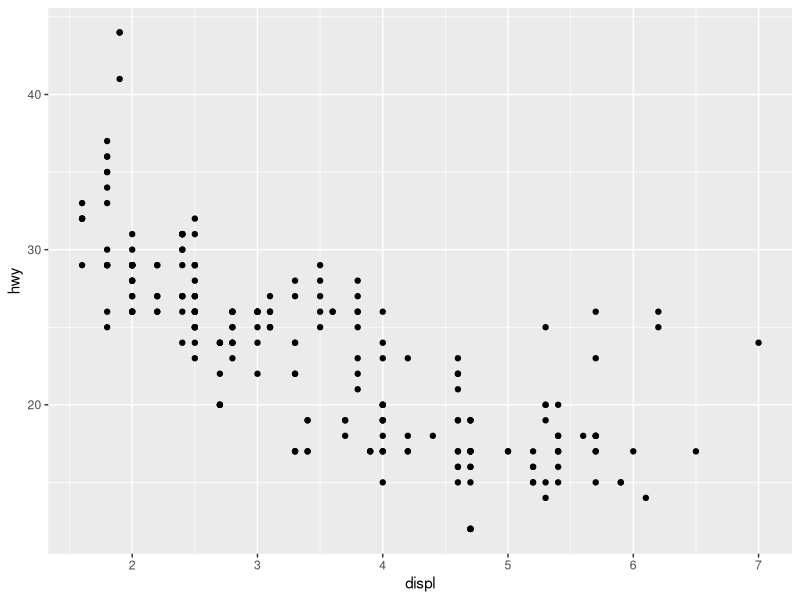
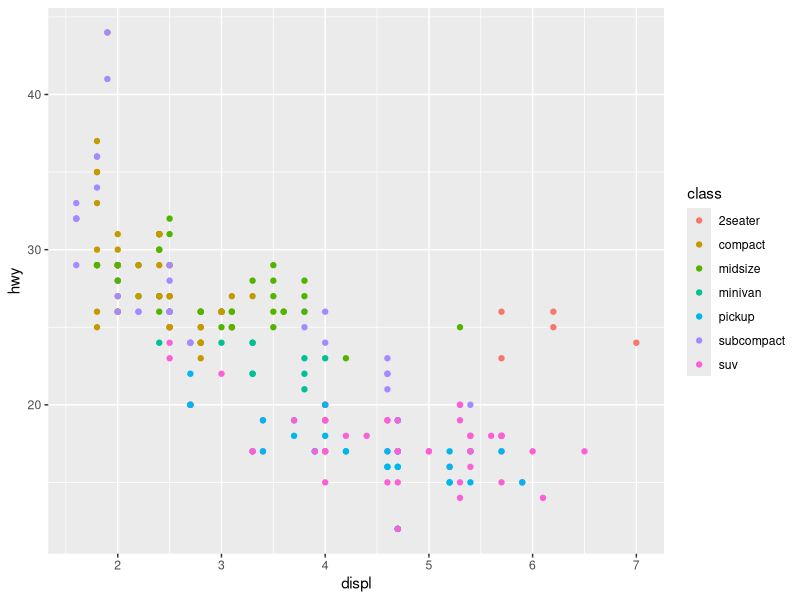
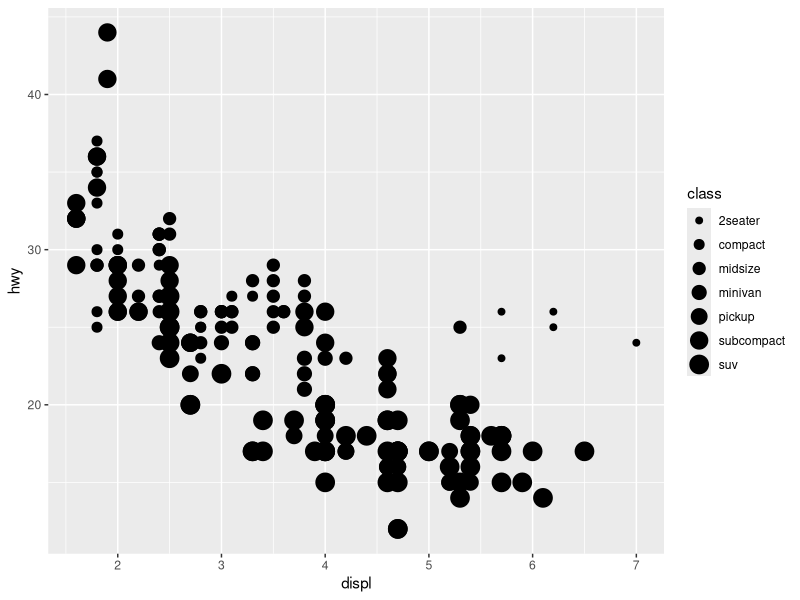
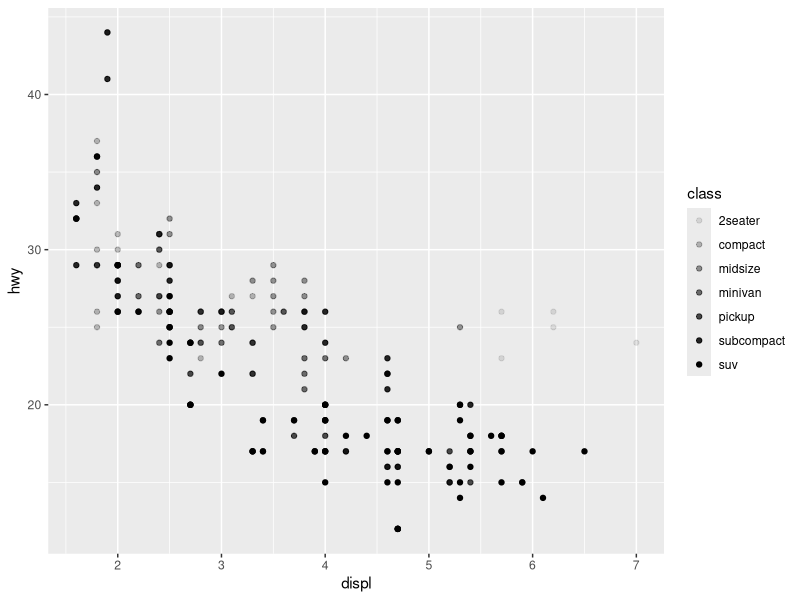
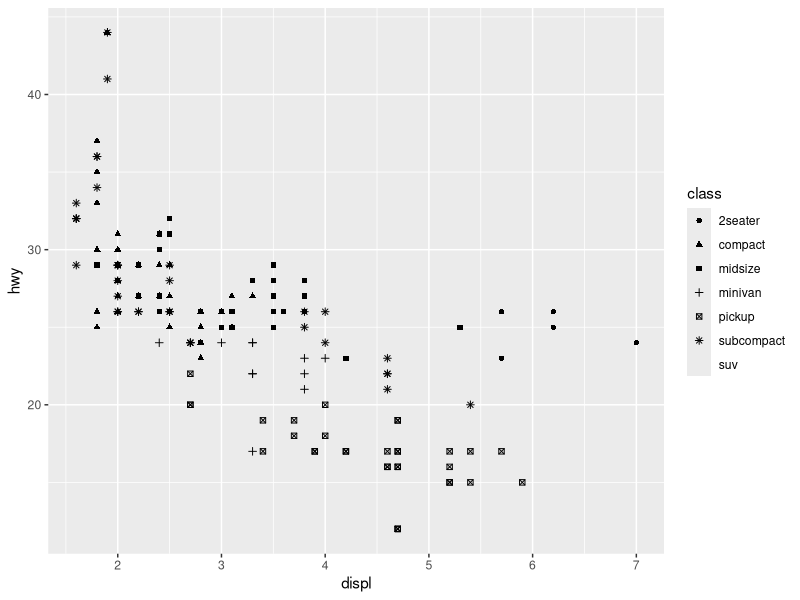
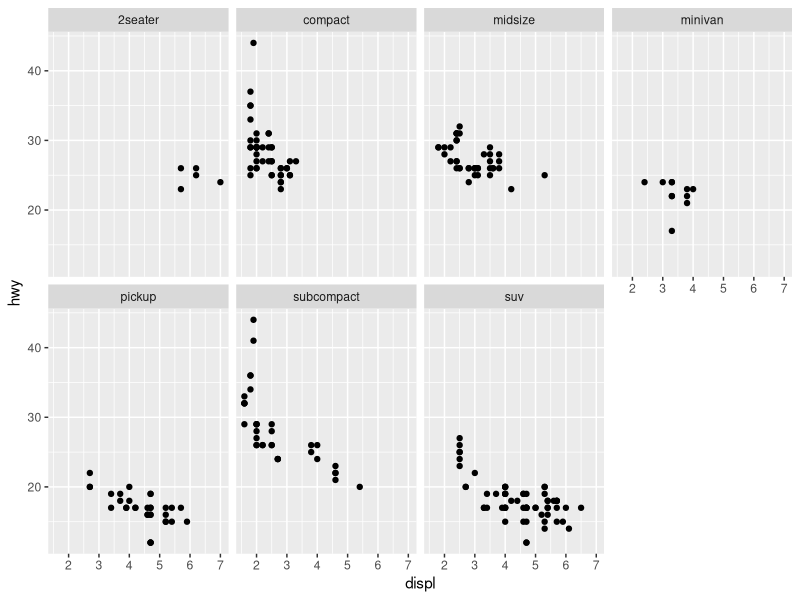
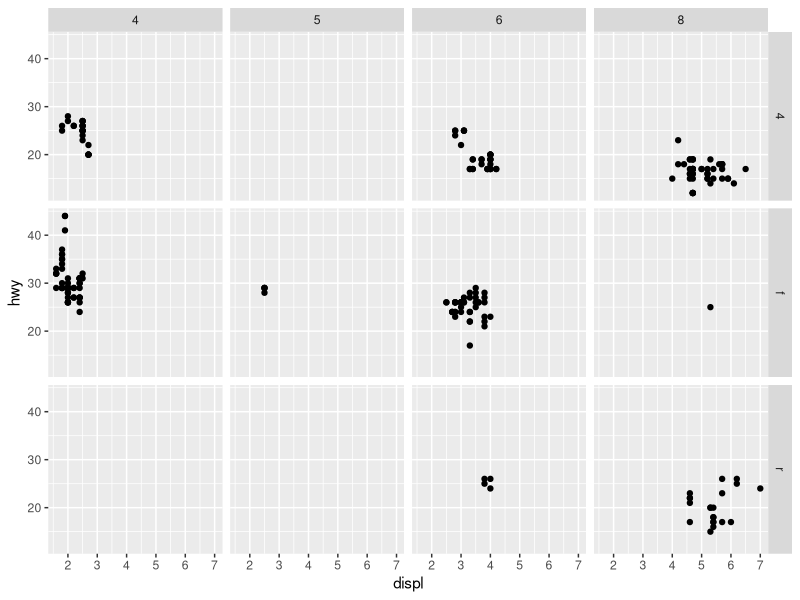
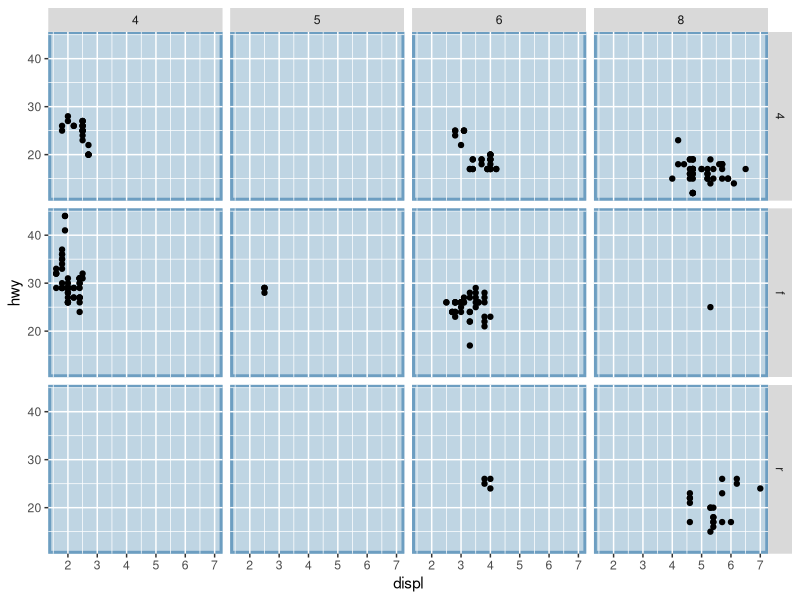

Reproduce these figures in R, in order. (Note: this script raises an error after producing the figures.)
library(tidyverse)
library(ggplot2)

#scater plots
ggplot(data = mpg) + 
  geom_point(mapping = aes(x = displ, y = hwy))

#with color per class
ggplot(data = mpg) + 
  geom_point(mapping = aes(x = displ, y = hwy, color = class))

#with size per class
ggplot(data = mpg) + 
  geom_point(mapping = aes(x = displ, y = hwy, size = class))
#> Warning: Using size for a discrete variable is not advised.

# Left
ggplot(data = mpg) + 
  geom_point(mapping = aes(x = displ, y = hwy, alpha = class))

# Right
ggplot(data = mpg) + 
  geom_point(mapping = aes(x = displ, y = hwy, shape = class))

# Split the plot inti facets
ggplot(data = mpg) + 
  geom_point(mapping = aes(x = displ, y = hwy)) + 
  facet_wrap(~ class, nrow = 2)

#facet the plot on the combination of two varibles
ggplot(data = mpg) + 
  geom_point(mapping = aes(x = displ, y = hwy)) + 
  facet_grid(drv ~ cyl)

#adding some backgraound theme
p <- ggplot(data = mpg) + 
  geom_point(mapping = aes(x = displ, y = hwy)) + 
  facet_grid(drv ~ cyl)

p + theme(
  panel.background = element_rect(fill = "#BFD5E3", colour = "#6D9EC1",
                                  size = 2, linetype = "solid"),
  panel.grid.major = element_line(size = 0.5, linetype = 'solid',
                                  colour = "white"), 
  panel.grid.minor = element_line(size = 0.25, linetype = 'solid',
                                  colour = "white")
)

#stroke 1
ggplot(data = mpg) + 
  +     geom_point(mapping = aes(x = displ, y = hwy, stroke = 1, color= class))

# validate logic relation to chose the color
ggplot(data = mpg) + 
  +     geom_point(mapping = aes(x = displ, y = hwy, stroke = 1, color= displ<3))



#Smooth
ggplot(data = mpg) + 
  +     geom_smooth(mapping = aes(x = displ, y = hwy, linetype = drv))

ggplot(data = mpg) + 
  geom_point(mapping = aes(x = displ, y = hwy)) +
  geom_smooth(mapping = aes(x = displ, y = hwy))